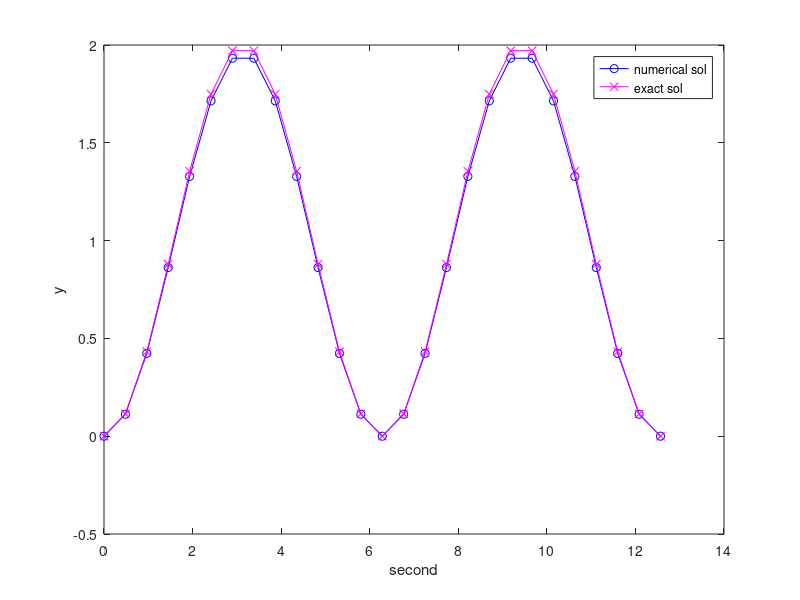

Source code (MATLAB):
% page 168
% dy/dt = sint    y(0) = 0 => c= 1;  0 <= t <= 4*pi
% calculate exact sol by hand: y(t) = 1-cost

% predicted error method modified euler with higher precision
clear;
clc;
close all;


delta = 2*pi/13;y(1) = 0;% matlab index start from 1
k = 0;
for time = [delta: delta: 4*pi]
    k = k+1;
    y(k+1) = y(k) + (delta/2)*(sin(time - delta) + sin(time)); % not sin(k) this is magic num ha
end

t = [0:delta:4*pi];
y_true = 1 - cos(t)
plot(t,y,'b-o',t,y_true,'m-x');
xlabel('second'), ylabel('y');
legend('numerical sol','exact sol');